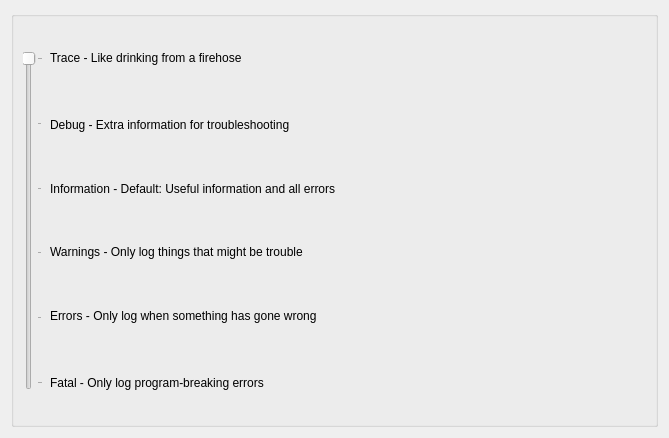
<?xml version="1.0" encoding="UTF-8"?>
<ui version="4.0">
 <class>AdvancedOptionsWidget</class>
 <widget class="QWidget" name="AdvancedOptionsWidget">
  <property name="geometry">
   <rect>
    <x>0</x>
    <y>0</y>
    <width>669</width>
    <height>438</height>
   </rect>
  </property>
  <property name="windowTitle">
   <string>Form</string>
  </property>
  <layout class="QVBoxLayout" name="verticalLayout">
   <item>
    <widget class="QGroupBox" name="groupBox">
     <property name="title">
      <string/>
     </property>
     <layout class="QGridLayout" name="gridLayout">
      <item row="0" column="1" rowspan="3">
       <widget class="QPushButton" name="labelTrace">
        <property name="sizePolicy">
         <sizepolicy hsizetype="Minimum" vsizetype="Expanding">
          <horstretch>0</horstretch>
          <verstretch>0</verstretch>
         </sizepolicy>
        </property>
        <property name="styleSheet">
         <string notr="true">text-align: left</string>
        </property>
        <property name="text">
         <string>Trace - Like drinking from a firehose</string>
        </property>
        <property name="flat">
         <bool>true</bool>
        </property>
       </widget>
      </item>
      <item row="3" column="1" rowspan="3">
       <widget class="QPushButton" name="labelDebug">
        <property name="sizePolicy">
         <sizepolicy hsizetype="Minimum" vsizetype="Expanding">
          <horstretch>0</horstretch>
          <verstretch>0</verstretch>
         </sizepolicy>
        </property>
        <property name="styleSheet">
         <string notr="true">text-align: left</string>
        </property>
        <property name="text">
         <string>Debug - Extra information for troubleshooting</string>
        </property>
        <property name="flat">
         <bool>true</bool>
        </property>
       </widget>
      </item>
      <item row="6" column="1" rowspan="3">
       <widget class="QPushButton" name="labelInfo">
        <property name="sizePolicy">
         <sizepolicy hsizetype="Minimum" vsizetype="Expanding">
          <horstretch>0</horstretch>
          <verstretch>0</verstretch>
         </sizepolicy>
        </property>
        <property name="styleSheet">
         <string notr="true">text-align: left</string>
        </property>
        <property name="text">
         <string>Information - Default: Useful information and all errors</string>
        </property>
        <property name="flat">
         <bool>true</bool>
        </property>
       </widget>
      </item>
      <item row="9" column="1" rowspan="3">
       <widget class="QPushButton" name="labelWarn">
        <property name="sizePolicy">
         <sizepolicy hsizetype="Minimum" vsizetype="Expanding">
          <horstretch>0</horstretch>
          <verstretch>0</verstretch>
         </sizepolicy>
        </property>
        <property name="styleSheet">
         <string notr="true">text-align: left</string>
        </property>
        <property name="text">
         <string>Warnings - Only log things that might be trouble</string>
        </property>
        <property name="flat">
         <bool>true</bool>
        </property>
       </widget>
      </item>
      <item row="12" column="1" rowspan="3">
       <widget class="QPushButton" name="labelError">
        <property name="sizePolicy">
         <sizepolicy hsizetype="Minimum" vsizetype="Expanding">
          <horstretch>0</horstretch>
          <verstretch>0</verstretch>
         </sizepolicy>
        </property>
        <property name="styleSheet">
         <string notr="true">text-align: left</string>
        </property>
        <property name="text">
         <string>Errors - Only log when something has gone wrong</string>
        </property>
        <property name="flat">
         <bool>true</bool>
        </property>
       </widget>
      </item>
      <item row="15" column="1" rowspan="3">
       <widget class="QPushButton" name="labelFatal">
        <property name="sizePolicy">
         <sizepolicy hsizetype="Minimum" vsizetype="Expanding">
          <horstretch>0</horstretch>
          <verstretch>0</verstretch>
         </sizepolicy>
        </property>
        <property name="styleSheet">
         <string notr="true">text-align: left</string>
        </property>
        <property name="text">
         <string>Fatal - Only log program-breaking errors</string>
        </property>
        <property name="flat">
         <bool>true</bool>
        </property>
       </widget>
      </item>
      <item row="1" column="0" rowspan="16">
       <widget class="QSlider" name="loggingLevel">
        <property name="sizePolicy">
         <sizepolicy hsizetype="Fixed" vsizetype="Expanding">
          <horstretch>0</horstretch>
          <verstretch>0</verstretch>
         </sizepolicy>
        </property>
        <property name="maximum">
         <number>5</number>
        </property>
        <property name="pageStep">
         <number>1</number>
        </property>
        <property name="orientation">
         <enum>Qt::Vertical</enum>
        </property>
        <property name="invertedAppearance">
         <bool>true</bool>
        </property>
        <property name="invertedControls">
         <bool>true</bool>
        </property>
        <property name="tickPosition">
         <enum>QSlider::TicksBelow</enum>
        </property>
       </widget>
      </item>
     </layout>
    </widget>
   </item>
  </layout>
 </widget>
 <resources/>
 <connections/>
</ui>
